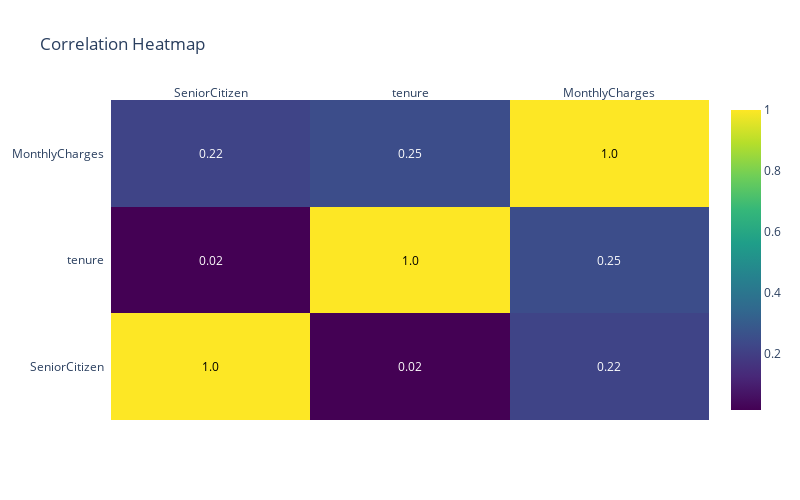

Notebook code cell kept with this figure:
### Code cell
numerical_data = data.select_dtypes(include=['number'])

corr = numerical_data.corr()

fig = ff.create_annotated_heatmap(
    z=corr.values,
    x=list(corr.columns),
    y=list(corr.index),
    colorscale='Viridis',
    annotation_text=corr.round(2).values,
    showscale=True
)

fig.update_layout(width=800, height=500,title='Correlation Heatmap')
fig.show()

### Figure 1 — Plotly figure (JSON) as saved in the notebook; plotly's stock layout.template omitted (floating-point values rounded to 4 significant figures)
{"data": [{"colorscale": [[0, "#440154"], [0.1111, "#482878"], [0.2222, "#3e4989"], [0.3333, "#31688e"], [0.4444, "#26828e"], [0.5556, "#1f9e89"], [0.6667, "#35b779"], [0.7778, "#6ece58"], [0.8889, "#b5de2b"], [1, "#fde725"]], "reversescale": false, "showscale": true, "type": "heatmap", "x": ["SeniorCitizen", "tenure", "MonthlyCharges"], "y": ["SeniorCitizen", "tenure", "MonthlyCharges"], "z": [[1, 0.01657, 0.2202], [0.01657, 1, 0.2479], [0.2202, 0.2479, 1]]}], "layout": {"annotations": [{"font": {"color": "#000000"}, "showarrow": false, "text": "1.0", "x": "SeniorCitizen", "xref": "x", "y": "SeniorCitizen", "yref": "y"}, {"font": {"color": "#FFFFFF"}, "showarrow": false, "text": "0.02", "x": "tenure", "xref": "x", "y": "SeniorCitizen", "yref": "y"}, {"font": {"color": "#FFFFFF"}, "showarrow": false, "text": "0.22", "x": "MonthlyCharges", "xref": "x", "y": "SeniorCitizen", "yref": "y"}, {"font": {"color": "#FFFFFF"}, "showarrow": false, "text": "0.02", "x": "SeniorCitizen", "xref": "x", "y": "tenure", "yref": "y"}, {"font": {"color": "#000000"}, "showarrow": false, "text": "1.0", "x": "tenure", "xref": "x", "y": "tenure", "yref": "y"}, {"font": {"color": "#FFFFFF"}, "showarrow": false, "text": "0.25", "x": "MonthlyCharges", "xref": "x", "y": "tenure", "yref": "y"}, {"font": {"color": "#FFFFFF"}, "showarrow": false, "text": "0.22", "x": "SeniorCitizen", "xref": "x", "y": "MonthlyCharges", "yref": "y"}, {"font": {"color": "#FFFFFF"}, "showarrow": false, "text": "0.25", "x": "tenure", "xref": "x", "y": "MonthlyCharges", "yref": "y"}, {"font": {"color": "#000000"}, "showarrow": false, "text": "1.0", "x": "MonthlyCharges", "xref": "x", "y": "MonthlyCharges", "yref": "y"}], "height": 500, "title": {"text": "Correlation Heatmap"}, "width": 800, "xaxis": {"dtick": 1, "gridcolor": "rgb(0, 0, 0)", "side": "top", "ticks": ""}, "yaxis": {"dtick": 1, "ticks": "", "ticksuffix": "  "}}}
